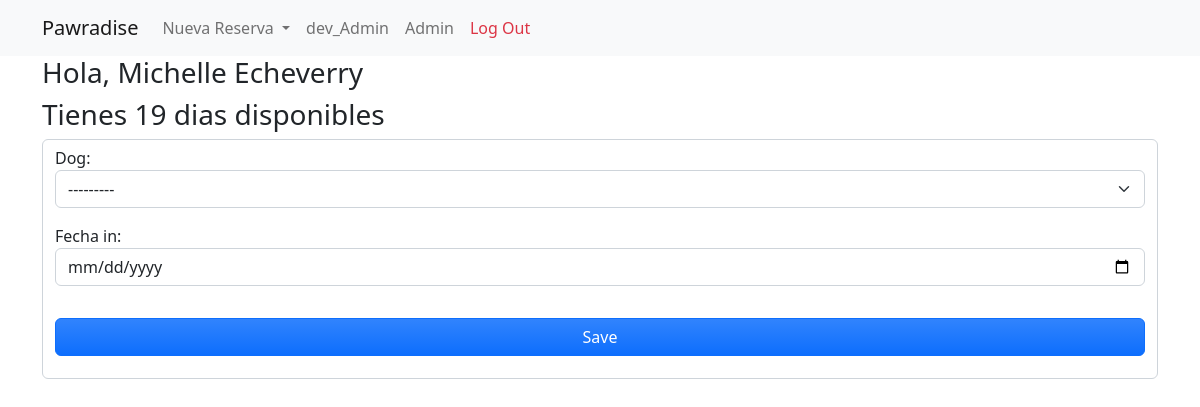
The page /diario (signed in) on the database its author committed.
### main/models.py (models this page shows, shortened)
class User(AbstractUser):
    nombre = models.CharField(max_length=250)
    apellido = models.CharField(max_length=250,default='None')
    telefono = models.CharField(max_length=250)
    email = models.EmailField(unique=True,max_length=250)
    rewards = models.IntegerField(null=False,default=0)
    available_days = models.IntegerField(null=False,default=0)
    balance = models.DecimalField(null=True,max_digits=6,decimal_places=2)
    username = models.CharField(max_length=150,blank=True)
    USERNAME_FIELD = 'email'
    REQUIRED_FIELDS = []

### main/views.py (the view, shortened to what this page needs)
# urls.py: path('diario',views.booking_diario,name='booking_diario'),
def booking_diario(request):
    paquete_input = request.POST.get('paquete')
    form2 = Daily_ReserveForm2(request.user)
    form = Daily_ReserveForm(request.user)
    user = request.user
    user_dogs = Dogs.objects.filter(propietario__exact=request.user)
    context = {
        'form2':form2,
        'form': form,
        'user':user,
        'user_dogs':user_dogs,
    }
    return render(request,'main/booking_diario.html',context)

### main/forms.py
class Daily_ReserveForm2(ModelForm):
    dog = ModelChoiceField(widget=forms.Select(attrs={'class':'form-select'}),queryset=None)
    fecha_in = forms.DateField(widget=forms.DateInput(attrs={'type':'date','class':'form-control'}))
    class Meta:
        model = Reserves_Daily
        fields = '__all__'
        exclude = ['propietario','is_checked_in','paquete']
    def __init__(self, user, *args, **kwargs):
        super(Daily_ReserveForm2, self).__init__(*args, **kwargs)
        self.fields['dog'].queryset = Dogs.objects.filter(propietario=user)

class Daily_ReserveForm(ModelForm):
    dog = ModelChoiceField(widget=forms.Select(attrs={'class':'form-select'}),queryset=None)
    paquete = forms.Select(attrs={'class':'form-select','name':'paquete'})
    fecha_in = forms.DateField(widget=forms.DateInput(attrs={'type':'date','class':'form-control'}))
    class Meta:
        model = Reserves_Daily
        fields = '__all__'
        exclude = ['propietario','is_checked_in']
    def __init__(self, user, *args, **kwargs):
        super(Daily_ReserveForm, self).__init__(*args, **kwargs)
        self.fields['dog'].queryset = Dogs.objects.filter(propietario=user)

### main/models.py (called while the page is built)
    def __str__(self):
        return self.nombre

### main/templates/main/booking_diario.html (shortened to what this page needs)
{% extends 'index.html' %}
{% block content %}
{% load static %}
<div class="container">
<h3>Hola, {{user.nombre}} {{user.apellido}} </h3>
<h3> Tienes {{user.available_days}} dias disponibles</h3>
{% if user.available_days > 0 %}
<form method="POST" action="">
    <div class="form-control">
    {{form2.as_p}}
{% elif user.available_days <= 0 %}
  <form method="POST" action="">
    {% csrf_token %}
    <div class="form-control">
    {{form.as_p}}
  {% endif %}
      <input type="submit" class="btn btn-primary bg-gradient container text-center my-3" name="Submit" value="Save"/>
          </div>
      </form>
</div>
{% endblock %}

### rows shown on the page
User: nombre "Michelle", apellido "Echeverry", available_days "19"
